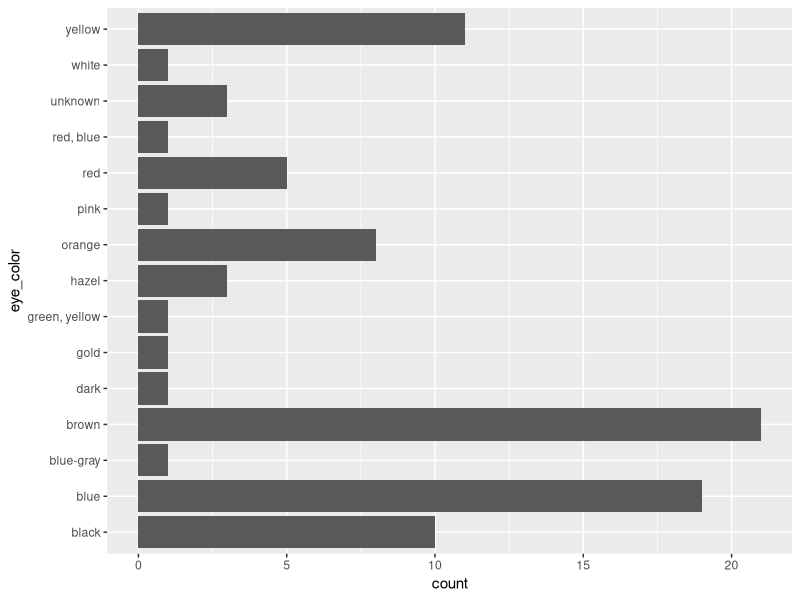
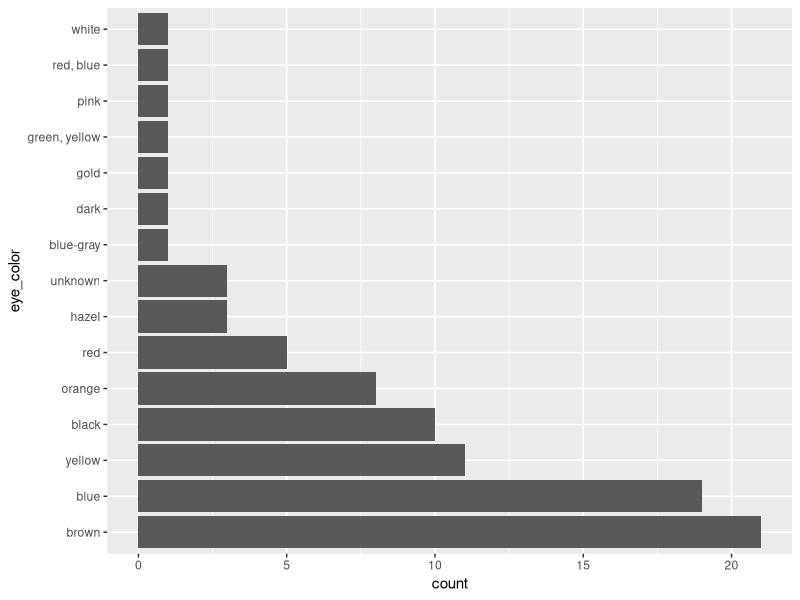

These figures' R source, in order:
## ---- chunk 1
knitr::opts_chunk$set(
  collapse = TRUE,
  comment = "#>",
  fig.path = "man/figures/README-"
)
library(tidyverse)
## ---- chunk 2
library(forcats)
## ---- chunk 3
starwars %>% 
  filter(!is.na(species)) %>%
  count(species, sort = TRUE)
## ---- chunk 4
starwars %>%
  filter(!is.na(species)) %>%
  mutate(species = fct_lump(species, n = 3)) %>%
  count(species)
## ---- chunk 5
ggplot(starwars, aes(x = eye_color)) + 
  geom_bar() + 
  coord_flip()
## ---- chunk 6
starwars %>%
  mutate(eye_color = fct_infreq(eye_color)) %>%
  ggplot(aes(x = eye_color)) + 
  geom_bar() + 
  coord_flip()
